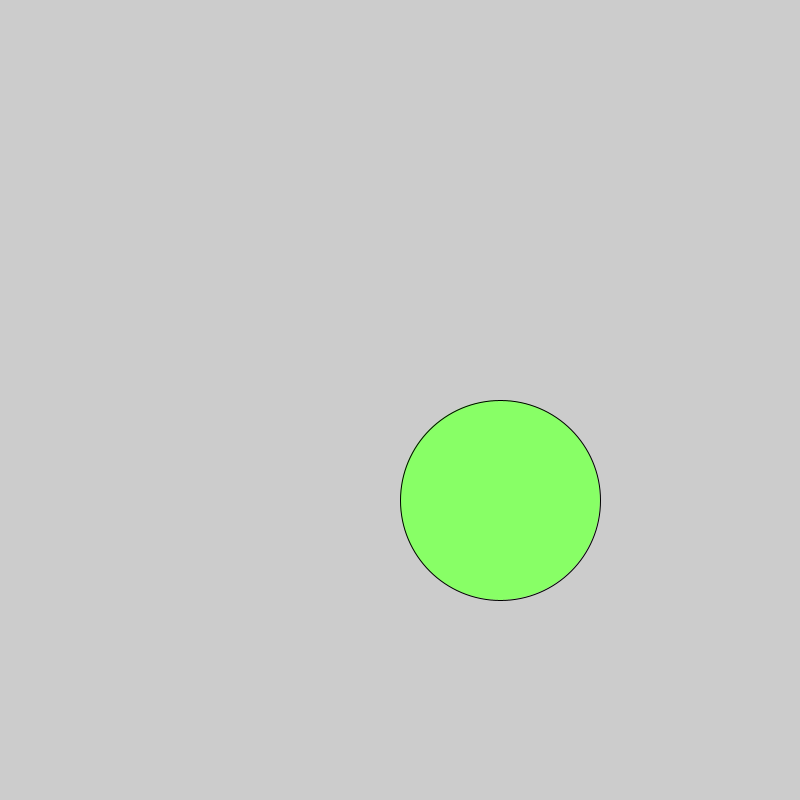
Frame 1 (no input)
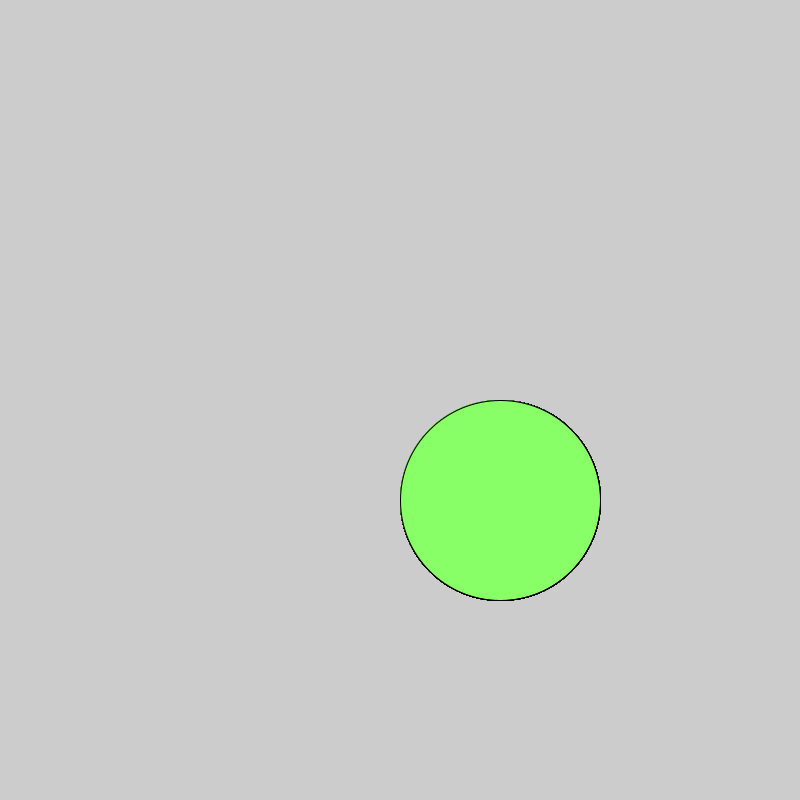
Frame 60 (the mouse pressed at the canvas centre just before this capture)
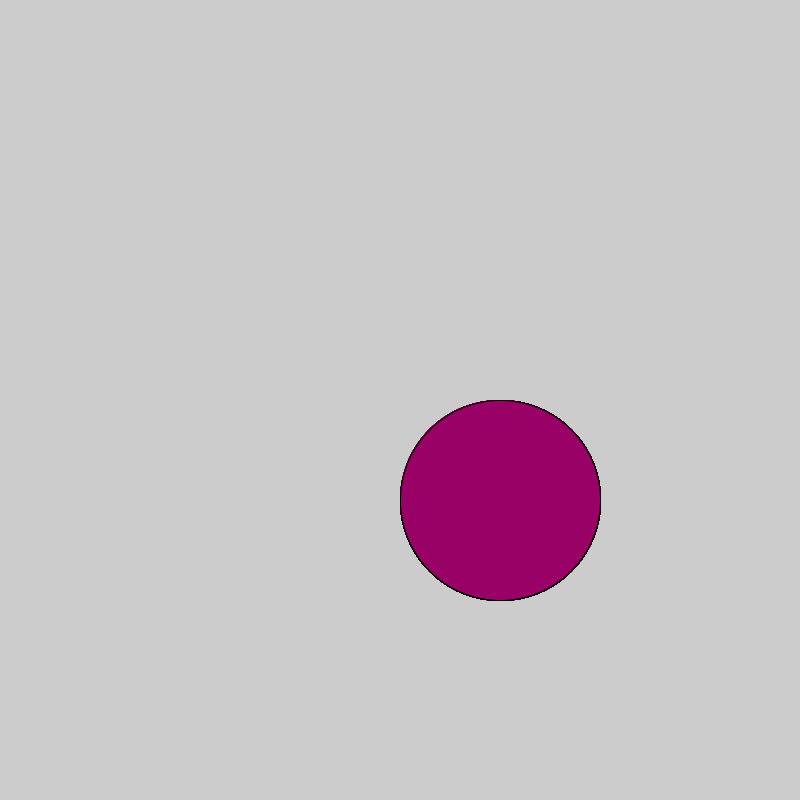
Frame 120 (the mouse held since frame 60 and released just before this capture)

The Processing sketch that drew these frames (run headless with seeded random() and noise(); from frame 60 on, the mouse is pressed at the canvas centre):

// Processing sketch: sketch_of_circle
// ── sketch_of_circle.pde
 void setup() {
  size(800, 800);
}

void draw() {
  
   fill(153, 170, 255);
   if(mousePressed){
     fill(153, 1, 102);
   }
   else{
     fill(136, 255, 102);
   }
   ellipse(500, 500, 200, 200);

}
// Copyright Wintriss Technical Schools 2013
